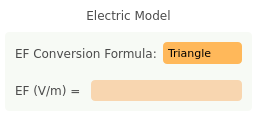
         <widget class="QFrame" name="verticalFrame_4">
          <property name="styleSheet">
           <string notr="true">background-color: rgb(255, 255, 255);
border-radius: 4px;</string>
          </property>
          <layout class="QVBoxLayout" name="verticalLayout_11">
           <property name="leftMargin">
            <number>5</number>
           </property>
           <property name="topMargin">
            <number>5</number>
           </property>
           <property name="rightMargin">
            <number>5</number>
           </property>
           <property name="bottomMargin">
            <number>5</number>
           </property>
           <item>
            <widget class="QLabel" name="static_odsc_label_26">
             <property name="minimumSize">
              <size>
               <width>0</width>
               <height>21</height>
              </size>
             </property>
             <property name="font">
              <font>
               <family>Verdana</family>
               <pointsize>9</pointsize>
               <weight>50</weight>
               <italic>false</italic>
               <bold>false</bold>
              </font>
             </property>
             <property name="styleSheet">
              <string notr="true">color: rgb(75, 75, 75);</string>
             </property>
             <property name="text">
              <string>Electric Model</string>
             </property>
             <property name="alignment">
              <set>Qt::AlignCenter</set>
             </property>
            </widget>
           </item>
           <item>
            <widget class="QFrame" name="frame_8">
             <property name="styleSheet">
              <string notr="true">background-color: rgb(247, 250, 245);
border-radius: 4px;</string>
             </property>
             <layout class="QVBoxLayout" name="verticalLayout_10" stretch="0,0">
              <property name="leftMargin">
               <number>5</number>
              </property>
              <property name="topMargin">
               <number>5</number>
              </property>
              <property name="rightMargin">
               <number>5</number>
              </property>
              <property name="bottomMargin">
               <number>5</number>
              </property>
              <item>
               <layout class="QHBoxLayout" name="horizontalLayout_3">
                <property name="leftMargin">
                 <number>5</number>
                </property>
                <property name="topMargin">
                 <number>5</number>
                </property>
                <property name="rightMargin">
                 <number>5</number>
                </property>
                <property name="bottomMargin">
                 <number>5</number>
                </property>
                <item>
                 <widget class="QLabel" name="static_odsc_label_20">
                  <property name="minimumSize">
                   <size>
                    <width>0</width>
                    <height>21</height>
                   </size>
                  </property>
                  <property name="font">
                   <font>
                    <family>Verdana</family>
                    <pointsize>9</pointsize>
                    <weight>50</weight>
                    <italic>false</italic>
                    <bold>false</bold>
                   </font>
                  </property>
                  <property name="styleSheet">
                   <string notr="true">color: rgb(75, 75, 75);</string>
                  </property>
                  <property name="text">
                   <string>EF Conversion Formula:</string>
                  </property>
                 </widget>
                </item>
                <item>
                 <widget class="QComboBox" name="pyqt5_combo_ef_formula">
                  <property name="minimumSize">
                   <size>
                    <width>0</width>
                    <height>22</height>
                   </size>
                  </property>
                  <property name="font">
                   <font>
                    <family>Verdana</family>
                    <pointsize>8</pointsize>
                   </font>
                  </property>
                  <property name="styleSheet">
                   <string notr="true">QComboBox
{
border-radius: 4px;
padding-left: 5px;
background-color: rgb(255, 184, 90);
}

QComboBox:hover
{
background-color: rgb(248,214,176);
}

QComboBox::drop-down{
background-color: transparent;
border-radius: 4px;
}

QComboBox::drop-down:hover{
background-color: transparent;
}

QComboBox::down-arrow
{
image: url(:/ui/qt/resources/dropdown/dropdown_arrow.png);
margin-right: 5px;
}

QComboBox QListView {
background-color: rgb(255, 184, 90);
padding:4px;
}

QComboBox QListView::item {
padding:15px;
}

</string>
                  </property>
                  <property name="editable">
                   <bool>false</bool>
                  </property>
                  <property name="currentIndex">
                   <number>0</number>
                  </property>
                  <property name="frame">
                   <bool>true</bool>
                  </property>
                  <item>
                   <property name="text">
                    <string>Triangle</string>
                   </property>
                  </item>
                  <item>
                   <property name="text">
                    <string>OpenDEP</string>
                   </property>
                  </item>
                  <item>
                   <property name="text">
                    <string>SingleDEP</string>
                   </property>
                  </item>
                  <item>
                   <property name="text">
                    <string>Custom</string>
                   </property>
                  </item>
                 </widget>
                </item>
               </layout>
              </item>
              <item>
               <layout class="QHBoxLayout" name="horizontalLayout">
                <property name="leftMargin">
                 <number>5</number>
                </property>
                <property name="topMargin">
                 <number>5</number>
                </property>
                <property name="rightMargin">
                 <number>5</number>
                </property>
                <property name="bottomMargin">
                 <number>5</number>
                </property>
                <item>
                 <widget class="QLabel" name="static_odsc_label_32">
                  <property name="minimumSize">
                   <size>
                    <width>0</width>
                    <height>21</height>
                   </size>
                  </property>
                  <property name="font">
                   <font>
                    <family>Verdana</family>
                    <pointsize>9</pointsize>
                    <weight>50</weight>
                    <italic>false</italic>
                    <bold>false</bold>
                   </font>
                  </property>
                  <property name="styleSheet">
                   <string notr="true">color: rgb(75, 75, 75);</string>
                  </property>
                  <property name="text">
                   <string>EF (V/m) = </string>
                  </property>
                 </widget>
                </item>
                <item>
                 <widget class="QLineEdit" name="pyqt5_entry_ef_custom_formula">
                  <property name="enabled">
                   <bool>true</bool>
                  </property>
                  <property name="minimumSize">
                   <size>
                    <width>0</width>
                    <height>21</height>
                   </size>
                  </property>
                  <property name="font">
                   <font>
                    <family>Verdana</family>
                   </font>
                  </property>
                  <property name="styleSheet">
                   <string notr="true">QLineEdit {
border-radius: 4px;
padding: 0px 5px 0px 5px;
background-color: rgb(248,214,176);
}

QLineEdit:disabled {
	background-color: rgb(220, 204, 191);
}</string>
                  </property>
                  <property name="text">
                   <string/>
                  </property>
                 </widget>
                </item>
               </layout>
              </item>
             </layout>
            </widget>
           </item>
          </layout>
         </widget>
